Frame 1 (no input): blank canvas, image omitted
Frame 60 (no input): blank canvas, image omitted
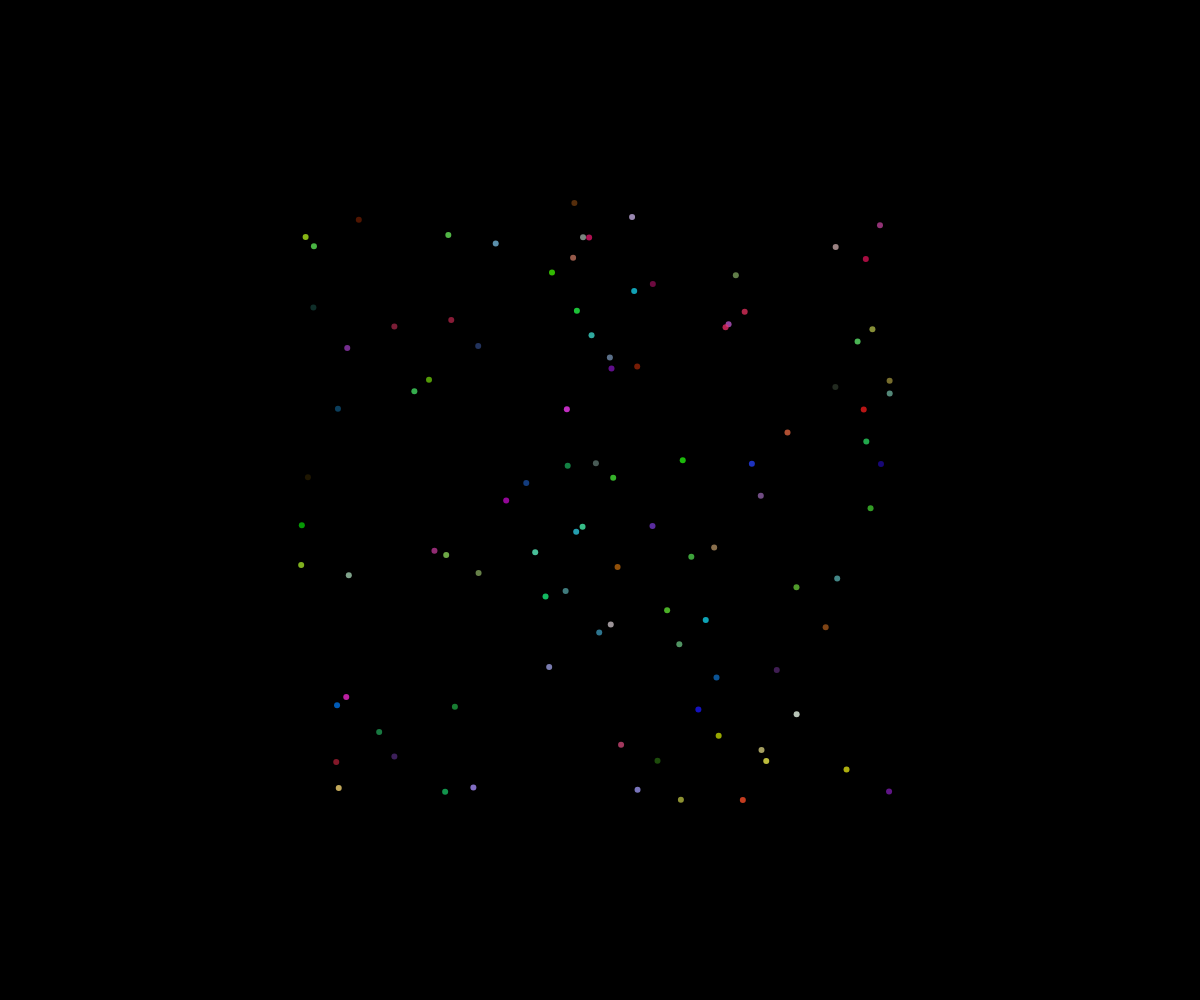
Frame 120 (the mouse pressed at the canvas centre since frame 60)

The p5.js sketch whose frames 1 and 60 were blank and that drew this single picture after the mouse press (run headless with seeded random() and noise() and a simulated clock; from frame 60 on, the mouse is pressed at the canvas centre):

// p5.js sketch
// ── sketch.js
// Fireworks OOP demo

class Particle {
  constructor(x, y) {
    this.x = x;
    this.y = y;
    this.dx = random(-5, 5);
    this.dy = random(-5, 5);
    this.radius = 3;
    this.r = random(255);
    this.g = random(255);
    this.b = random(255);
    this.opacity = 255;
  }

  display(){
    noStroke();
    fill(this.r, this.g, this.b, this.opacity);
    circle(this.x, this.y, this.radius*2);
  }

  update(){
    //move
    this.x += this.dx;
    this.y += this.dy;

    //fade away
    this.opacity--;
  }

  isDead(){
    return this.opacity <= 0;
  }
}

let theFireworks = [];
const NUMBER_OF_FIREWORKS_PER_CLICK = 100;

function setup() {
  createCanvas(windowWidth, windowHeight);
}

function draw() {
  background(0);

  for (let aFirework of theFireworks){
    if (aFirework.isDead()){
      //get rid of it
      let index = theFireworks.indexOf(aFirework);
      theFireworks.splice(index, 1);
    }
    else{
      aFirework.update();
      aFirework.display();
    }
  }
}

function mousePressed(){
  for (let i = 0; i < NUMBER_OF_FIREWORKS_PER_CLICK; i++){
    let someFirework = new Particle(mouseX, mouseY);
    theFireworks.push(someFirework);
  }
}
